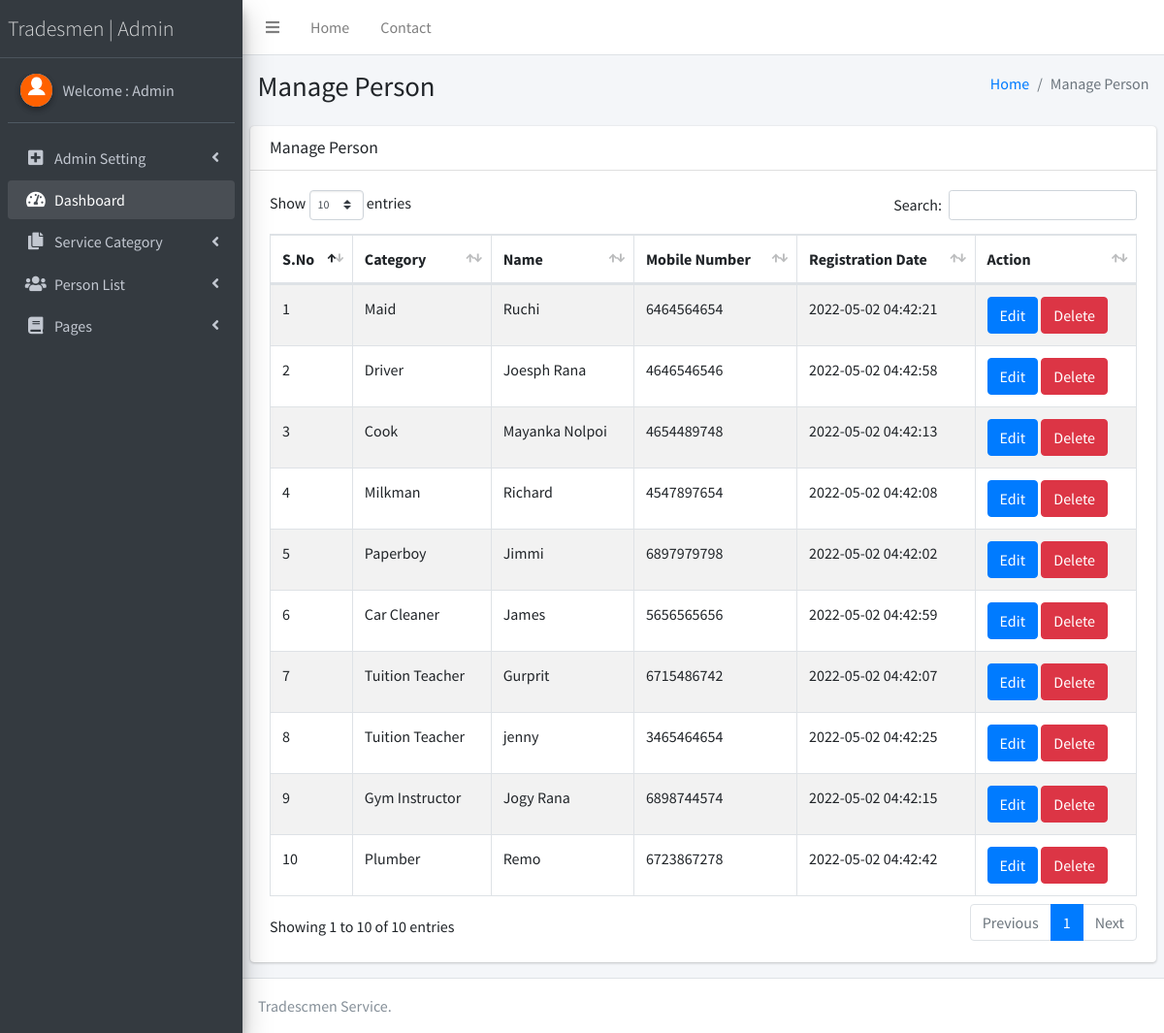
Screenshot of /admin/manage-person.php (signed in) with the database file from the repository.
### tables this page shows
CREATE TABLE `tblperson` (
  `ID` int(10) NOT NULL,
  `Category` varchar(200) DEFAULT NULL,
  `Name` varchar(200) DEFAULT NULL,
  `Picture` varchar(200) DEFAULT NULL,
  `MobileNumber` bigint(10) DEFAULT NULL,
  `Address` mediumtext DEFAULT NULL,
  `City` varchar(200) NOT NULL,
  `RegDate` timestamp NULL DEFAULT current_timestamp()
);

### admin/manage-person.php (the view, shortened to what this page needs)
<?php
if (strlen($_SESSION['lssemsaid']==0)) {
  header('location:logout.php');
  } else{
  ?>
<!DOCTYPE html>
<html>
<head>
  <link rel="stylesheet" href="plugins/fontawesome-free/css/all.min.css">
  <link rel="stylesheet" href="https://code.ionicframework.com/ionicons/2.0.1/css/ionicons.min.css">
  <link rel="stylesheet" href="plugins/datatables-bs4/css/dataTables.bootstrap4.css">
  <link rel="stylesheet" href="dist/css/adminlte.min.css">
</head>
<body class="hold-transition sidebar-mini">
<div class="wrapper">
  <?php include_once('includes/header.php');?>
<?php include_once('includes/sidebar.php');?>
  <div class="content-wrapper">
    <section class="content-header">
      <div class="container-fluid">
        <div class="row mb-2">
          <div class="col-sm-6">
            <h1>Manage Person</h1>
          </div>
          <div class="col-sm-6">
            <ol class="breadcrumb float-sm-right">
              <li class="breadcrumb-item"><a href="dashboard.php">Home</a></li>
              <li class="breadcrumb-item active">Manage Person</li>
            </ol>
          </div>
        </div>
      </div>
    </section>
    <section class="content">
      <div class="row">
        <div class="col-12">
          <div class="card">
            <div class="card-header">
              <h3 class="card-title">Manage Person</h3>
            </div>
            <div class="card-body">
              <table id="example1" class="table table-bordered table-striped">
                <thead>
                <tr>
                  <th>S.No</th>
                  <th>Category</th>
                  <th>Name</th>
                  <th>Mobile Number</th>
                  <th>Registration Date</th>
                  <th>Action</th>
                </tr>
                </thead>
                 <?php
$sql="SELECT * from tblperson";
$query = $dbh -> prepare($sql);
$query->execute();
$results=$query->fetchAll(PDO::FETCH_OBJ);
$cnt=1;
if($query->rowCount() > 0)
{
foreach($results as $row)
{               ?>
                <tr>
                  <td><?php echo htmlentities($cnt);?></td>
                  <td><?php  echo htmlentities($row->Category);?></td>
                  <td><?php  echo htmlentities($row->Name);?></td>
                  <td><?php  echo htmlentities($row->MobileNumber);?></td>
                  <td><?php  echo htmlentities($row->RegDate);?></td>
                  <td> <a href="edit-person-detail.php?editid=<?php echo htmlentities ($row->ID);?>" class="btn btn-primary">Edit</a>
     <a href="manage-person.php?id=<?php echo $row->ID;?>&del=delete" onClick="return confirm('Are you sure you want to delete?')" class="btn btn-danger">Delete</a>
                  </td>
                </tr>
                <?php $cnt=$cnt+1;}} ?>
              </table>
            </div>
          </div>
        </div>
      </div>
    </section>
  </div>
 <?php include_once('includes/footer.php');?>
</div>
</body>
</html>
<?php }  ?>

### admin/includes/sidebar.php (shortened to what this page needs)
  <aside class="main-sidebar sidebar-dark-primary elevation-4">
    <a href="dashboard.php" class="brand-link" style="font-weight:bold; font-size:22px;">
      <span class="brand-text font-weight-light">Tradesmen | Admin</span>
    </a>
    <div class="sidebar">
      <div class="user-panel mt-3 pb-3 mb-3 d-flex">
        <div class="image">
          <img src="dist/img/download.png" class="img-circle elevation-2" alt="User Image">
        </div>
        <div class="info">
<?php
$aid=$_SESSION['lssemsaid'];
$sql="SELECT AdminName from  tbladmin where ID=:aid";
$query = $dbh -> prepare($sql);
$query->bindParam(':aid',$aid,PDO::PARAM_STR);
$query->execute();
$results=$query->fetchAll(PDO::FETCH_OBJ);
$cnt=1;
if($query->rowCount() > 0)
{
foreach($results as $row)
{               ?>
          <a href="admin-profile.php" class="d-block">Welcome : <?php  echo $row->AdminName;?></a>
          <?php $cnt=$cnt+1;}} ?>
        </div>
      </div>
      <nav class="mt-2">
        <ul class="nav nav-pills nav-sidebar flex-column" data-widget="treeview" role="menu" data-accordion="false">
            <li class="nav-item has-treeview">
            <a href="#" class="nav-link">
              <i class="nav-icon fas fa-plus-square"></i>
              <p>
                Admin Setting
                <i class="fas fa-angle-left right"></i>
              </p>
            </a>
          </li>
          <li class="nav-item has-treeview menu-open">
            <a href="dashboard.php" class="nav-link">
              <i class="nav-icon fas fa-tachometer-alt"></i>
              <p>
                Dashboard
               </p>
            </a>
          </li>
          <li class="nav-item has-treeview">
            <a href="#" class="nav-link">
              <i class="nav-icon fas fa-copy"></i>
              <p>
                Service Category
                <i class="fas fa-angle-left right"></i>
              </p>
            </a>
          </li>
          <li class="nav-item has-treeview">
            <a href="#" class="nav-link">
              <i class="nav-icon fas fa-users"></i>
              <p>
                Person List
                <i class="right fas fa-angle-left"></i>
              </p>
            </a>
          </li>
          <li class="nav-item has-treeview">
            <a href="#" class="nav-link">
              <i class="nav-icon fas fa-book"></i>
              <p>
                Pages
                <i class="fas fa-angle-left right"></i>
              </p>
            </a>
          </li>
        </ul>
      </nav>
    </div>
  </aside>

### rows the page displays
tblperson: Category "Maid", Name "Ruchi", MobileNumber "6464564654", RegDate "2022-05-02 04:42:21"
tblperson: Category "Driver", Name "Joesph Rana", MobileNumber "4646546546", RegDate "2022-05-02 04:42:58"
tblperson: Category "Cook", Name "Mayanka Nolpoi", MobileNumber "4654489748", RegDate "2022-05-02 04:42:13"
tblperson: Category "Milkman", Name "Richard", MobileNumber "4547897654", RegDate "2022-05-02 04:42:08"
tblperson: Category "Paperboy", Name "Jimmi", MobileNumber "6897979798", RegDate "2022-05-02 04:42:02"
tblperson: Category "Car Cleaner", Name "James", MobileNumber "5656565656", RegDate "2022-05-02 04:42:59"
tblperson: Category "Tuition Teacher", Name "Gurprit", MobileNumber "6715486742", RegDate "2022-05-02 04:42:07"
tblperson: Category "Tuition Teacher", Name "jenny", MobileNumber "3465464654", RegDate "2022-05-02 04:42:25"
tblperson: Category "Gym Instructor", Name "Jogy Rana", MobileNumber "6898744574", RegDate "2022-05-02 04:42:15"
tblperson: Category "Plumber", Name "Remo", MobileNumber "6723867278", RegDate "2022-05-02 04:42:42"

### other values shown
$row->AdminName "Admin"
